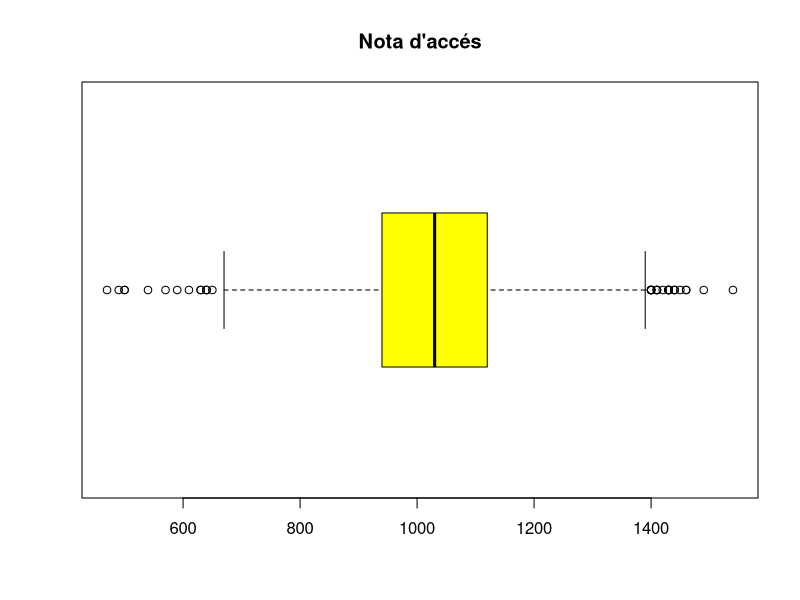
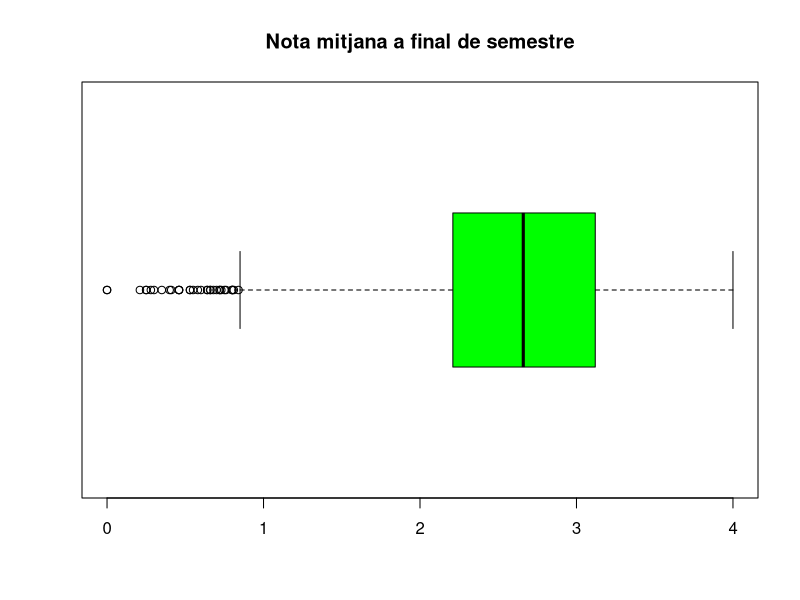
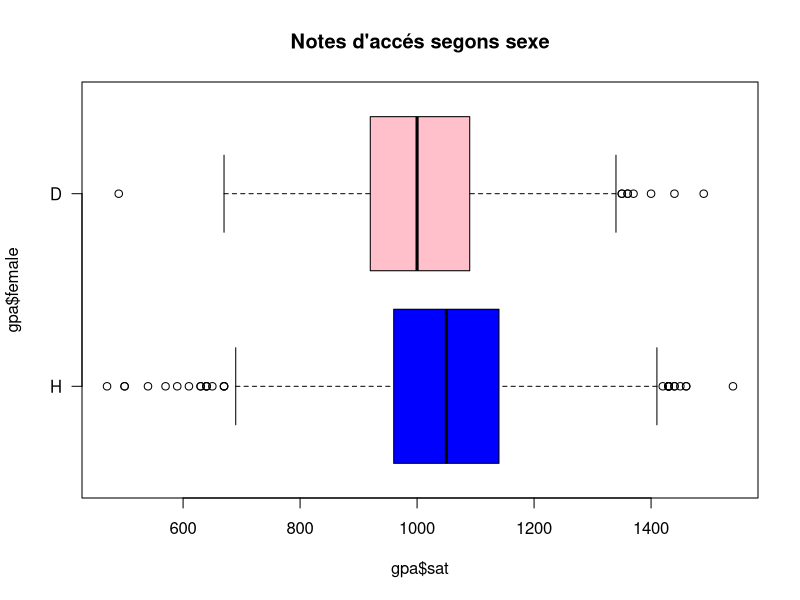
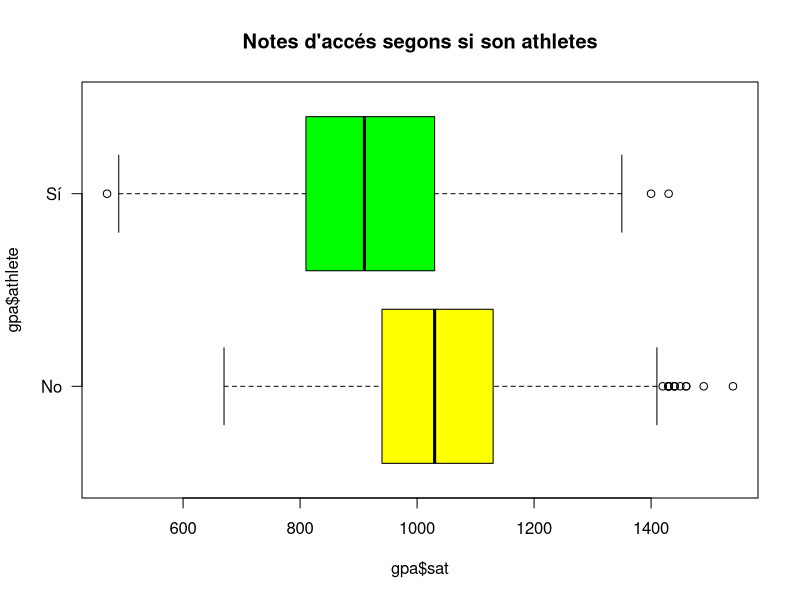
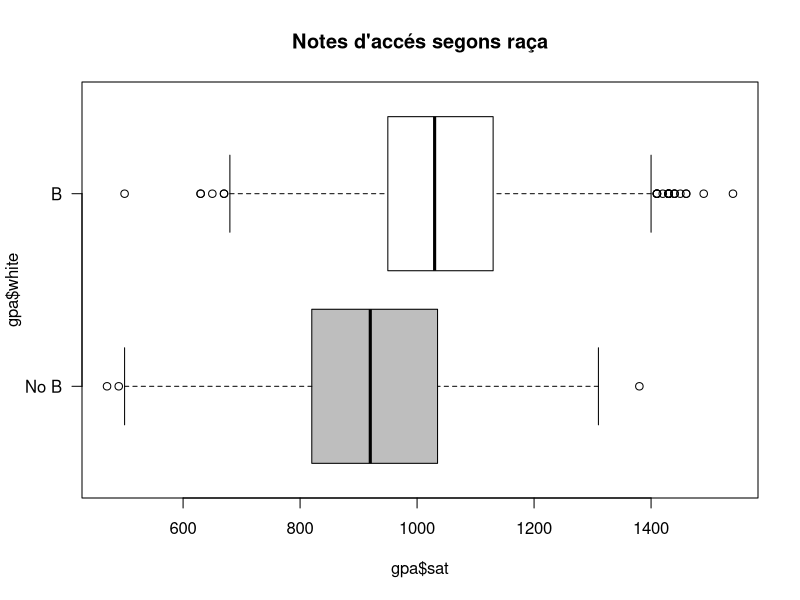
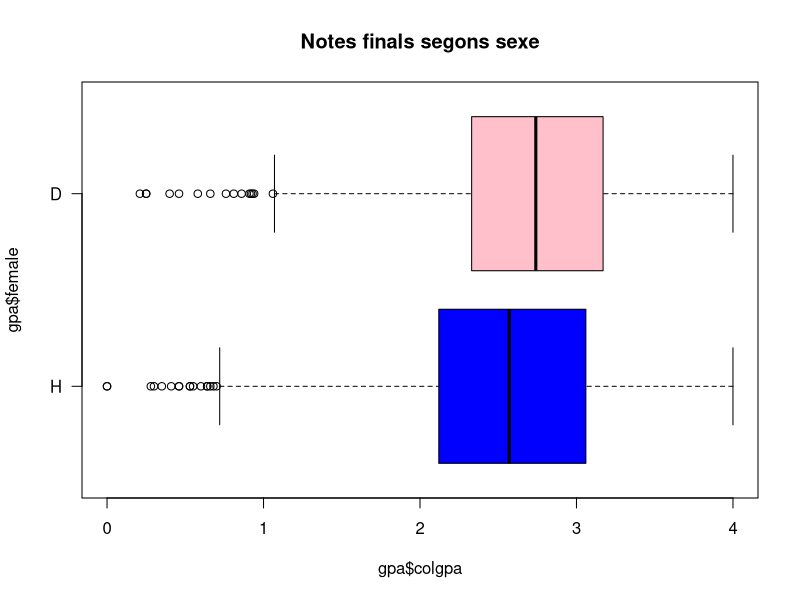
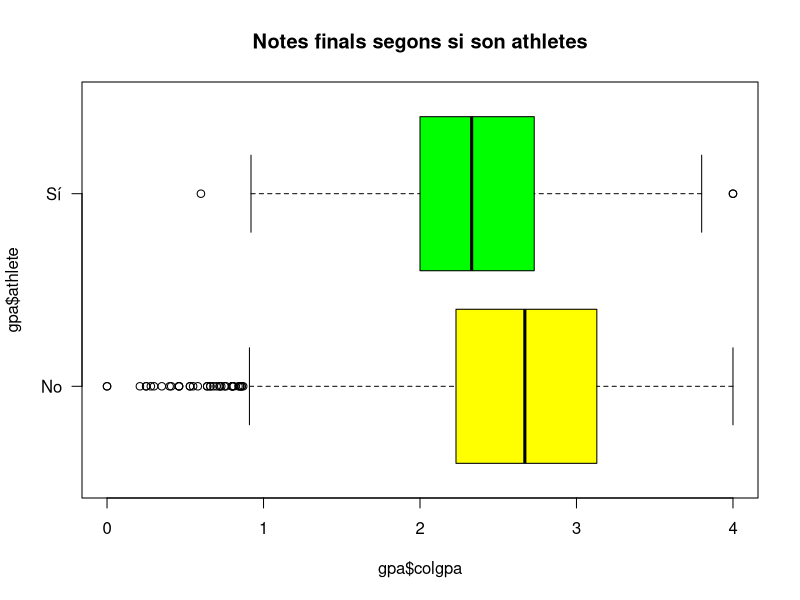
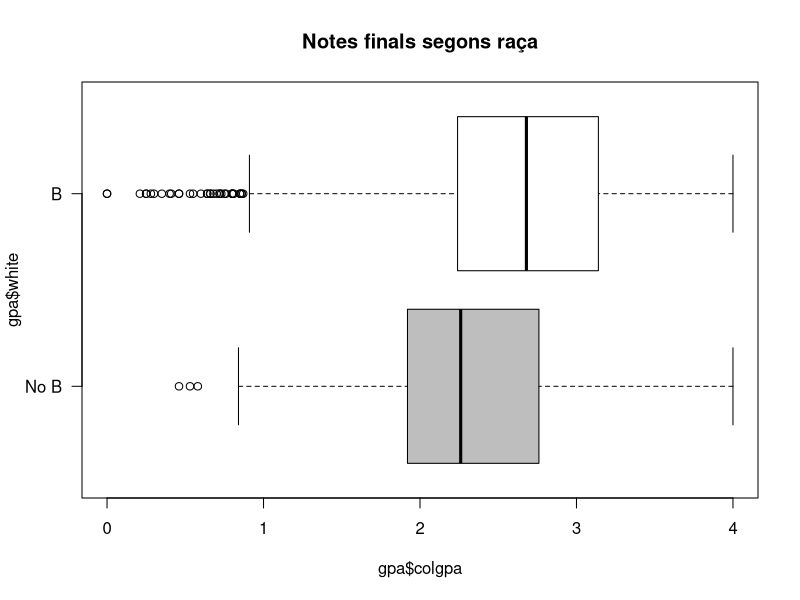

The R script that drew these images, in order:
## ---- chunk 1
knitr::opts_chunk$set(echo = TRUE)
## ---- chunk 2
# Carregue les dades
gpa <- read.csv('./gpa_clean.csv', sep=',')

# Mostre el tipus
str(gpa)
## ---- chunk 3
# Valors generals del dataframe:
cat("Hi ha ", nrow(gpa)," observacions i ", length(names(gpa))," atributs\n\n")

# Paràmetres numèrics d'anàlisi:
summary(gpa)

# Contar lletres:
cat("Hi ha ", sum(gpa$gpaletter=="A")," valors d'A, \n
Hi ha ", sum(gpa$gpaletter=="B")," valors de B, \n
Hi ha ", sum(gpa$gpaletter=="C")," valors de C, \n
Hi ha ", sum(gpa$gpaletter=="D")," valors de D. \n")

## ---- chunk 4
# Plot sat:
boxplot(gpa$sat, 
        main = "Nota d'accés",
        col = "yellow",
        horizontal = TRUE)

# Plot colgpa:
boxplot(gpa$colgpa, 
        main = "Nota mitjana a final de semestre",
        col = "green",
        horizontal = TRUE)
## ---- chunk 5
# Sat
boxplot(gpa$sat ~ gpa$female,
        main = "Notes d'accés segons sexe",
        names = c("H", "D"),
        horizontal = TRUE,
        col = c("blue", "pink"),
        las = 1)

boxplot(gpa$sat ~ gpa$athlete,
        main = "Notes d'accés segons si son athletes",
        names = c("No", "Sí"),
        horizontal = TRUE,
        col = c("Yellow", "green"),
        las = 1)

boxplot(gpa$sat ~ gpa$white,
        main = "Notes d'accés segons raça",
        names = c("No B", "B"),
        horizontal = TRUE,
        col = c("grey", "white"),
        las = 1)

## ---- chunk 6
# colgpa:
boxplot(gpa$colgpa ~ gpa$female,
        main = "Notes finals segons sexe",
        names = c("H", "D"),
        horizontal = TRUE,
        col = c("blue", "pink"),
        las = 1)

boxplot(gpa$colgpa ~ gpa$athlete,
        main = "Notes finals segons si son athletes",
        names = c("No", "Sí"),
        horizontal = TRUE,
        col = c("Yellow", "green"),
        las = 1)

boxplot(gpa$colgpa ~ gpa$white,
        main = "Notes finals segons raça",
        names = c("No B", "B"),
        horizontal = TRUE,
        col = c("grey", "white"),
        las = 1)
## ---- chunk 7
# x = variable a calcular
# NC = nivell de confiança
IC <- function( x, NC) {
  alfa <- 1-NC
  sd <- sd(x)
  n <- length(x)
  SE <- sd / sqrt(n)
  z <- qt(alfa/2, df=n-1, lower.tail = FALSE)
  L <- mean(x) - z*SE
  H <- mean(x) + z*SE
  round(c(L,H), 2)
}
## ---- chunk 8
# 90%
IC(gpa$sat,0.90)

# 95%
IC(gpa$sat,0.95)

## ---- chunk 9
# 90%
IC(gpa$colgpa,0.90)

# 95%
IC(gpa$colgpa,0.95)
## ---- chunk 10
# Resum:
Taula_informe <- data.frame("N" = "3.3",
                            "Pregunta" = "Interval de confiança mitjana poblacional sat al 90%",
                            "Resultat" = "(1026.77, 1033.90)",
                            "Conclusió" = "El resultat al 90% està entre 1026.77 i 1033.90"
                      )

Taula_informe <- rbind(Taula_informe, c("3.3",
                                        "Interval de confiança mitjana poblacional sat al 95%",
                                        "(1026.08, 1034.58)",
                                        "El resultat al 95% està entre 1026.08 i 1034.58"
                                        ))

Taula_informe <- rbind(Taula_informe, c("3.4",
                                        "Interval de confiança mitjana poblacional colgpa al 90%",
                                        "(2.64, 2.67)",
                                        "El resultat al 95% està entre 2.64 i 2.67"
                                        ))

Taula_informe <- rbind(Taula_informe, c("3.4",
                                        "Interval de confiança mitjana poblacional colgpa al 95%",
                                        "(2.63, 2.67)",
                                        "El resultat al 95% està entre 2.63 i 2.67"
                                        ))

## ---- chunk 11
boxplot(gpa$colgpa ~ gpa$athlete,
        main = "Notes finals segons si son athletes",
        names = c("No", "Sí"),
        horizontal = TRUE,
        col = c("Yellow", "green"),
        las = 1)
## ---- chunk 12
test.mitjanes.nodp <- function(x, mu, alfa){
  mean <- mean(x)
  sd <- sd(x)
  n <- length(x)
  # Estadístic de contrast
  tobs <- (mean-mu)/(sd/sqrt(n))
  # Regió d’acceptació
  tcrit.L <- qt(alfa/2, df=n-1)
  tcrit.H <- qt(1-alfa/2, df=n-1)
  # Valor p
  pvalue <- pt(abs(tobs), lower.tail=FALSE, df=n-1)*2
  return (c(tcrit.L, tcrit.H, tobs, pvalue))
}

## ---- chunk 13
# Valors dels atletes:
athletes <- gpa[gpa$athlete == TRUE,]

# Test:
test.mitjanes.nodp(athletes$colgpa,2.6,0.05)

remove(athletes)
## ---- chunk 14
# Resum:
Taula_informe <- rbind(Taula_informe, c("4",
                                        "Ser athleta influeix a la nota?",
                                        "((-1.97, 1.97), -5.073683e+00, 9.134190e-07)",
                                        "El resultat al 95% ens permet afirmar que ser athleta efectivament influeix a la nota final"
                                        ))

## ---- chunk 15
boxplot(gpa$colgpa ~ gpa$female,
        main = "Notes finals segons sexe",
        names = c("H", "D"),
        horizontal = TRUE,
        col = c("blue", "pink"),
        las = 1)
## ---- chunk 16
# Comprovació de les variàncies
var.test(gpa$colgpa[gpa$female==TRUE],
         gpa$colgpa[gpa$female==FALSE],
         conf.level = 0.90)
var.test(gpa$colgpa[gpa$female==TRUE],
         gpa$colgpa[gpa$female==FALSE],
         conf.level = 0.95)

# Les variàncies no són iguals
t.test(gpa$colgpa[gpa$female==TRUE],
       gpa$colgpa[gpa$female==FALSE],
       alternative="greater",
       var.equal=FALSE,
       conf.level = 0.90)
t.test(gpa$colgpa[gpa$female==TRUE],
       gpa$colgpa[gpa$female==FALSE],
       alternative="greater",
       var.equal=FALSE,
       conf.level = 0.95)
## ---- chunk 17
# Resum:
Taula_informe <- rbind(Taula_informe, c("5",
                                        "Les dones tenen millor nota que els homes al 90%?",
                                        "(t=7.0787, (0.1173717, Inf), p-value=8.522e-13)",
                                        "El resultat al 90% ens permet afirmar que les dones tenen més nota final que els homes"
                                        ))

Taula_informe <- rbind(Taula_informe, c("5",
                                        "Les dones tenen millor nota que els homes al 95%?",
                                        "(t=7.0787, (0.1100126, Inf), p-value=8.522e-13)",
                                        "El resultat al 95% ens permet afirmar que les dones tenen més nota final que els homes"
                                        ))

## ---- chunk 18
boxplot(gpa$sat ~ gpa$white,
        main = "Notes d'accés segons raça",
        names = c("No B", "B"),
        horizontal = TRUE,
        col = c("grey", "white"),
        las = 1)
## ---- chunk 19
# Comprovació de les variàncies
var.test(gpa$colgpa[gpa$white==TRUE],
         gpa$colgpa[gpa$white==FALSE],
         conf.level = 0.90)
var.test(gpa$colgpa[gpa$white==TRUE],
         gpa$colgpa[gpa$white==FALSE],
         conf.level = 0.95)

# Les variàncies no són iguals
t.test(gpa$colgpa[gpa$white==TRUE],
       gpa$colgpa[gpa$white==FALSE],
       alternative="two.sided",
       var.equal=TRUE,
       conf.level = 0.90)
t.test(gpa$colgpa[gpa$white==TRUE],
       gpa$colgpa[gpa$white==FALSE],
       alternative="two.sided",
       var.equal=TRUE,
       conf.level = 0.95)
## ---- chunk 20
# Resum:
Taula_informe <- rbind(Taula_informe, c("6",
                                        "Hi ha diferències a la nota segons la raça al 90%?",
                                        "(t=8.4233, (0.2618740, 0.3890016), p-value<2.2e-16)",
                                        "El resultat al 90% ens permet afirmar sí existeixen diferències entre races"
                                        ))

Taula_informe <- rbind(Taula_informe, c("6",
                                        "Hi ha diferències a la nota segons la raça al 95%?",
                                        "(t=8.4233, (0.2496916, 0.4011840), p-value<2.2e-16)",
                                        "El resultat al 95% ens permet afirmar sí existeixen diferències entre races"
                                        ))

## ---- chunk 21
# Cree la taula de freqüencies:
athletes <- table(gpa$athlete)
PropAth <- (athletes / sum(athletes)) * 100

# Cree un diagrama
pie(PropAth, 
    labels = paste0(round(PropAth, digits = 2), "%"),
    main = "Percentatge d'athletes",
    clockwise = TRUE,
    col = c("red", "green")
    )

remove(athletes,PropAth)
## ---- chunk 22
# Sabem que la proporció a la mostra és igual a 4.69% (s'hi veu al gràfic)

# Calcule l'estadístic de contrast:
z <- round((0.0469 - 0.05)/sqrt((0.05*(1-0.05))/length(gpa$athlete)), 2)

# Calcule el valor crític:
VC <- round(qt(0.05,(length(gpa$athlete)-1)), 2)

# Calcule el p-valor:
p <- 2*pt(-abs(z),df=(length(gpa$athlete)-1))

# Resultats:
cat("L'interval és: [",VC,", INF]\n")
cat("L'estadístic de contrast és: ",z,"\n")
cat("El p-valor és: ",p)
## ---- chunk 23
# Resum:
Taula_informe <- rbind(Taula_informe, c("7",
                                        "És la proporció d'atletes a la població menor al 5% al 95% confiança?",
                                        "((-1.65, INF), z = -0.91, p-value = 0.3628755)",
                                        "El resultat al 95% ens permet descartar que els atletes a la població siguen menys del 5%"
                                        ))

## ---- chunk 24
# Cree la taula de freqüencies d'homes:
homes <- gpa[gpa$female == FALSE,]
athletes <- table(homes$athlete)
PropAth <- (athletes / sum(athletes)) * 100

# Cree un diagrama
pie(PropAth, 
    labels = paste0(round(PropAth, digits = 2), "%"),
    main = "Percentatge d'athletes homes",
    clockwise = TRUE,
    col = c("red", "green")
    )

# Cree la taula de freqüencies de dones:
dones <- gpa[gpa$female == TRUE,]
athletes <- table(dones$athlete)
PropAth <- (athletes / sum(athletes)) * 100

# Cree un diagrama
pie(PropAth, 
    labels = paste0(round(PropAth, digits = 2), "%"),
    main = "Percentatge d'athletes dones",
    clockwise = TRUE,
    col = c("red", "green")
    )

remove(athletes,PropAth)
## ---- chunk 25
# homes guarda female == FALSE
# dones guarda female == TRUE

# Calculem les proporcions:
p1 <- sum(homes$athlete)/length(homes$athlete)
p2 <- sum(dones$athlete)/length(dones$athlete)

p <- (length(homes$athlete)*p1 + length(dones$athletet)*p2)/
  (length(homes$athlete)+length(dones$athlete))

# Estadístic de contrast:
z <- round((p1-p2)/(sqrt(p*(1-p)*(1/length(homes$athlete)+1/length(dones$athlete)))), 2)

# Valor crític al 95%:
VC <- round(qnorm(0.05, lower.tail = FALSE), 2)

# p-valor:
p <- pnorm(z, lower.tail = FALSE)

# Resultats:
cat("L'interval és: [INF,",VC,"]\n")
cat("L'estadístic de contrast és: ",z,"\n")
cat("El p-valor és: ",p)
## ---- chunk 26
# Resum:
Taula_informe <- rbind(Taula_informe, c("8",
                                        "La proporció d'atletes entre els homes és major que entre les dones al 95%?",
                                        "((INF, 1.64), z = 7.08, p-value = 0.0000000000007)",
                                        "El resultat al 95% ens permet afirmar que entre els homes hi ha més atletes que entre les dones"
                                        ))

## ---- chunk 27
# Referència:
# https://rmarkdown.rstudio.com/lesson-7.html
if(!require(knitr)){
    install.packages("knitr")
    library(knitr)
}

kable(Taula_informe, caption = "Taula resum del preprocesament")

remove(dones,homes,p,p1,p2,VC,z)

